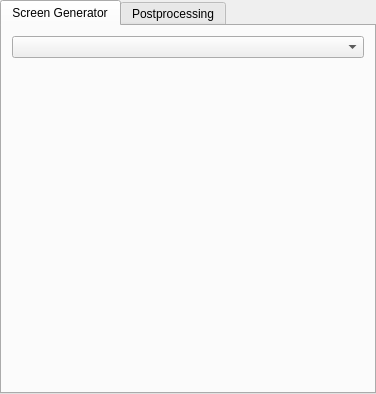
<?xml version="1.0" encoding="UTF-8"?>
<ui version="4.0">
 <class>HalftoneConfigPageWidget</class>
 <widget class="QWidget" name="HalftoneConfigPageWidget">
  <property name="geometry">
   <rect>
    <x>0</x>
    <y>0</y>
    <width>376</width>
    <height>394</height>
   </rect>
  </property>
  <property name="sizePolicy">
   <sizepolicy hsizetype="Expanding" vsizetype="Expanding">
    <horstretch>0</horstretch>
    <verstretch>0</verstretch>
   </sizepolicy>
  </property>
  <property name="windowTitle">
   <string>Form</string>
  </property>
  <layout class="QVBoxLayout" name="verticalLayout_3">
   <property name="spacing">
    <number>0</number>
   </property>
   <property name="leftMargin">
    <number>0</number>
   </property>
   <property name="topMargin">
    <number>0</number>
   </property>
   <property name="rightMargin">
    <number>0</number>
   </property>
   <property name="bottomMargin">
    <number>0</number>
   </property>
   <item>
    <widget class="QTabWidget" name="tabWidget">
     <property name="currentIndex">
      <number>0</number>
     </property>
     <property name="usesScrollButtons">
      <bool>false</bool>
     </property>
     <widget class="QWidget" name="tabScreenGenerator">
      <attribute name="title">
       <string>Screen Generator</string>
      </attribute>
      <layout class="QVBoxLayout" name="verticalLayout" stretch="0,1">
       <property name="spacing">
        <number>5</number>
       </property>
       <property name="leftMargin">
        <number>10</number>
       </property>
       <property name="topMargin">
        <number>10</number>
       </property>
       <property name="rightMargin">
        <number>10</number>
       </property>
       <property name="bottomMargin">
        <number>10</number>
       </property>
       <item>
        <widget class="QComboBox" name="comboBoxGenerator">
         <property name="sizePolicy">
          <sizepolicy hsizetype="Expanding" vsizetype="Fixed">
           <horstretch>0</horstretch>
           <verstretch>0</verstretch>
          </sizepolicy>
         </property>
        </widget>
       </item>
       <item>
        <widget class="QWidget" name="widgetGeneratorContainer" native="true"/>
       </item>
      </layout>
     </widget>
     <widget class="QWidget" name="tabPostprocessing">
      <attribute name="title">
       <string>Postprocessing</string>
      </attribute>
      <layout class="QVBoxLayout" name="verticalLayout_2" stretch="0,1">
       <property name="spacing">
        <number>0</number>
       </property>
       <property name="leftMargin">
        <number>10</number>
       </property>
       <property name="topMargin">
        <number>10</number>
       </property>
       <property name="rightMargin">
        <number>10</number>
       </property>
       <property name="bottomMargin">
        <number>10</number>
       </property>
       <item>
        <layout class="QFormLayout" name="formLayout_2">
         <property name="horizontalSpacing">
          <number>5</number>
         </property>
         <property name="verticalSpacing">
          <number>5</number>
         </property>
         <item row="0" column="0">
          <widget class="QLabel" name="labelHardness">
           <property name="text">
            <string>Hardness:</string>
           </property>
          </widget>
         </item>
         <item row="0" column="1">
          <widget class="KisDoubleSliderSpinBox" name="sliderHardness" native="true">
           <property name="sizePolicy">
            <sizepolicy hsizetype="Expanding" vsizetype="Preferred">
             <horstretch>0</horstretch>
             <verstretch>0</verstretch>
            </sizepolicy>
           </property>
          </widget>
         </item>
         <item row="1" column="0">
          <widget class="QLabel" name="labelInvert">
           <property name="text">
            <string>Invert:</string>
           </property>
          </widget>
         </item>
         <item row="1" column="1">
          <widget class="QCheckBox" name="checkBoxInvert">
           <property name="text">
            <string/>
           </property>
          </widget>
         </item>
         <item row="2" column="0">
          <widget class="QLabel" name="labelForeground">
           <property name="text">
            <string>Foreground:</string>
           </property>
          </widget>
         </item>
         <item row="2" column="1">
          <layout class="QHBoxLayout" name="horizontalLayout_3" stretch="1,2">
           <property name="spacing">
            <number>5</number>
           </property>
           <item>
            <widget class="KisColorButton" name="buttonForegroundColor">
             <property name="text">
              <string/>
             </property>
            </widget>
           </item>
           <item>
            <widget class="KisSliderSpinBox" name="sliderForegroundOpacity" native="true">
             <property name="sizePolicy">
              <sizepolicy hsizetype="Expanding" vsizetype="Preferred">
               <horstretch>0</horstretch>
               <verstretch>0</verstretch>
              </sizepolicy>
             </property>
            </widget>
           </item>
          </layout>
         </item>
         <item row="3" column="0">
          <widget class="QLabel" name="labelBackground">
           <property name="text">
            <string>Background:</string>
           </property>
          </widget>
         </item>
         <item row="3" column="1">
          <layout class="QHBoxLayout" name="horizontalLayout_4" stretch="1,2">
           <property name="spacing">
            <number>5</number>
           </property>
           <item>
            <widget class="KisColorButton" name="buttonBackgroundColor">
             <property name="text">
              <string/>
             </property>
            </widget>
           </item>
           <item>
            <widget class="KisSliderSpinBox" name="sliderBackgroundOpacity" native="true">
             <property name="sizePolicy">
              <sizepolicy hsizetype="Expanding" vsizetype="Preferred">
               <horstretch>0</horstretch>
               <verstretch>0</verstretch>
              </sizepolicy>
             </property>
            </widget>
           </item>
          </layout>
         </item>
        </layout>
       </item>
       <item>
        <spacer name="verticalSpacer">
         <property name="orientation">
          <enum>Qt::Vertical</enum>
         </property>
         <property name="sizeHint" stdset="0">
          <size>
           <width>20</width>
           <height>40</height>
          </size>
         </property>
        </spacer>
       </item>
      </layout>
     </widget>
    </widget>
   </item>
  </layout>
 </widget>
 <customwidgets>
  <customwidget>
   <class>KisSliderSpinBox</class>
   <extends>QWidget</extends>
   <header location="global">kis_slider_spin_box.h</header>
   <container>1</container>
  </customwidget>
  <customwidget>
   <class>KisColorButton</class>
   <extends>QPushButton</extends>
   <header location="global">kis_color_button.h</header>
  </customwidget>
  <customwidget>
   <class>KisDoubleSliderSpinBox</class>
   <extends>QWidget</extends>
   <header location="global">kis_slider_spin_box.h</header>
   <container>1</container>
  </customwidget>
 </customwidgets>
 <resources/>
 <connections/>
</ui>
